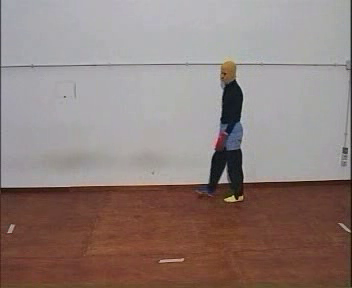
#> input picture frame 59 of 01_background_segmentation/videos/micro-dance.avi, 352 x 288 px
$ jupyter execute 02_frame_differencing.ipynb
#> lines starting #> are read from the running program, lines starting #| are printed output that depends on the picture; after the words box and inside, x2 and y2 are one past the last pixel; in counts of white or black regions, pixels touching at a corner belong together
[cell 1]
import cv2
import sys
import numpy as np

[cell 2]
# Computing background subtraction
def frame_differencing(prev_frame, curr_frame, threshold_value=30):

    # Conversion from color to grayscale
    if len(prev_frame.shape) == 3:
        gray_prev_frame = cv2.cvtColor(prev_frame, cv2.COLOR_BGR2GRAY)
    if len(curr_frame.shape) == 3:
        gray_curr_frame = cv2.cvtColor(curr_frame, cv2.COLOR_BGR2GRAY)

    # Computing the absolute difference between the current frame and the previous frame
    diff = cv2.absdiff(gray_prev_frame, gray_curr_frame)

    # Applying the threshold to the difference image
    _, thresh = cv2.threshold(diff, threshold_value, 255, cv2.THRESH_BINARY)

    return diff, thresh

[cell 3]
# Auxiliary functions
def nothing(x):
    pass

def stack_images_horizontal(images, scale=1.0):
    resized_images = []
    for img in images:
        if len(img.shape) == 2:  # grayscale
            img = cv2.cvtColor(img, cv2.COLOR_GRAY2BGR)
        img = cv2.resize(img, None, fx=scale, fy=scale)
        resized_images.append(img)
    return cv2.hconcat(resized_images)

def stack_images_vertical(images, scale=1.0):
    resized_images = []
    for img in images:
        if len(img.shape) == 2:  # grayscale
            img = cv2.cvtColor(img, cv2.COLOR_GRAY2BGR)
        img = cv2.resize(img, None, fx=scale, fy=scale)
        resized_images.append(img)
    return cv2.vconcat(resized_images)

[cell 4]
# Constants
base_path = "C:\\Users\\gualt\\OneDrive - unige.it\\work\\education\\courses\\multimodal_systems\\2025-2026\\practice_works\\"
video_path = "movement\\01_background_segmentation\\videos\\"
video_name = "micro-dance.avi"
live_input = False

[cell 5]
threshold_value = 30

# Selecting the input source (either a file or a video camera)
if not live_input:
    path = base_path + video_path + video_name
    cap = cv2.VideoCapture(path)
    print(f"Processing file: {path}.")
else:
    cap = cv2.VideoCapture(0)
    print("Processing webcam input.")

# Checking for possible errors
if not cap.isOpened():
    print("Error in opening the video stream.")
    sys.exit()

# Creating the interface for the user
print("Press 'q' to quit the program.")
cv2.namedWindow("Frame differencing")
cv2.createTrackbar("Threshold", "Frame differencing", threshold_value, 255, nothing)

# Initializing previous frame to a black image
gray_blank = np.zeros((480, 640), dtype=np.uint8)
prev_frame = cv2.cvtColor(gray_blank, cv2.COLOR_GRAY2BGR)
#> prev_frame: shape (480, 640, 3); every value is 0

while True:

    # Getting the current frame
    ret, curr_frame = cap.read()
#> curr_frame is the input picture: shape (288, 352, 3); mean B, G, R 122.9, 127.4, 143.6
    if not ret:
        print("End of the video or error in reading a frame.")
        break

    # Resizing them
    curr_frame = cv2.resize(curr_frame, (640, 480))
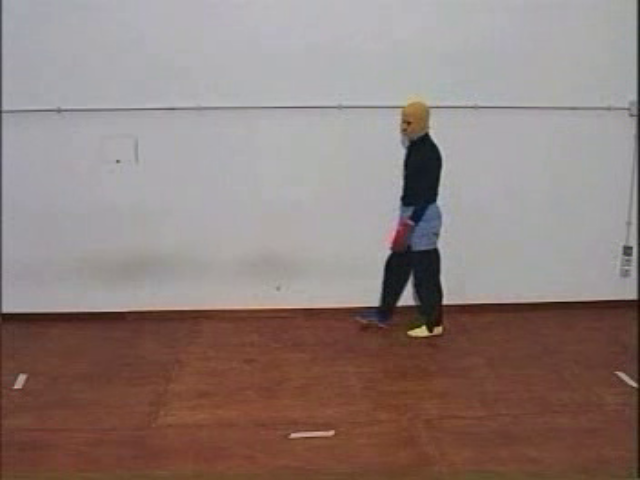
#> curr_frame: shape (480, 640, 3); mean B, G, R 122.8, 127.4, 143.5

    # Getting the value the user set for the threshold and applying frame differencing
    threshold_value = cv2.getTrackbarPos("Threshold", "Frame differencing")
    diff, thresh = frame_differencing(prev_frame, curr_frame, threshold_value)
#> in frame_differencing, `gray_prev_frame = cv2.cvtColor(prev_frame, cv2.COLOR_BGR2GRAY)`: gray_prev_frame: shape (480, 640); every value is 0
#> in frame_differencing, `gray_curr_frame = cv2.cvtColor(curr_frame, cv2.COLOR_BGR2GRAY)`:
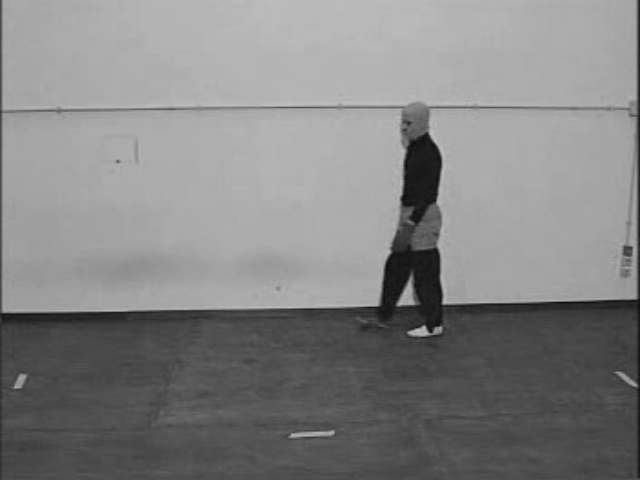
#> gray_curr_frame: shape (480, 640); min 6, max 199, mean 131.7
#> in frame_differencing, `_, thresh = cv2.threshold(diff, threshold_value, 255, cv2.THRESH_BINARY)`:
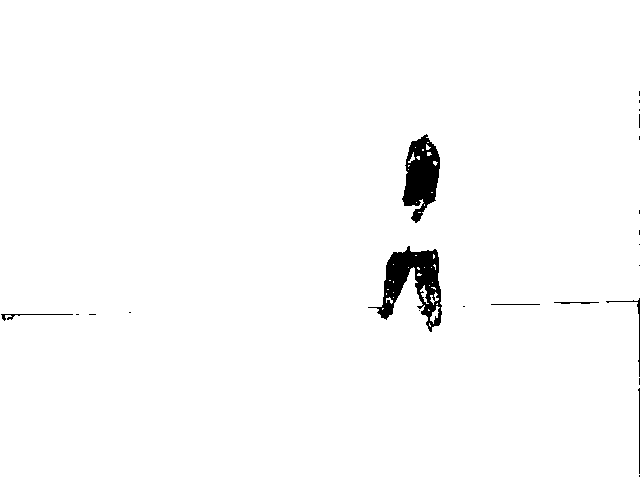
#> thresh: shape (480, 640); 98.3% white; 23 black regions (16 under 20 px), largest, box (x1, y1, x2, y2) and area: (368, 246, 442, 332) 2628, (402, 134, 440, 223) 2040, (606, 298, 640, 377) 133

    # Updating the previous frame
    prev_frame = curr_frame.copy()

    # Preparing visualization
    top_row = stack_images_horizontal([prev_frame, curr_frame], scale=0.5)
#> the loop in stack_images_horizontal, `for img in images:` made 2 passes
#> after the loop in stack_images_horizontal, `for img in images:`: resized_images = 2 items
#> in stack_images_horizontal, `return cv2.hconcat(resized_images)`:
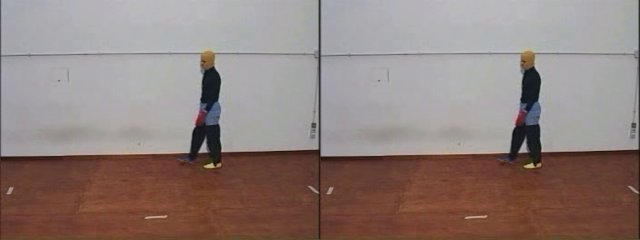
#> returned value: shape (240, 640, 3); mean of channels 0, 1, 2 122.9, 127.5, 143.6; drawn as B, G, R
    bottom_row = stack_images_horizontal([diff, thresh], scale=0.5)
#> call 2 of stack_images_horizontal, with scale = 0.5
#> the loop in stack_images_horizontal (call 2), `for img in images:` made 2 passes
#> in stack_images_horizontal (call 2), `return cv2.hconcat(resized_images)`:
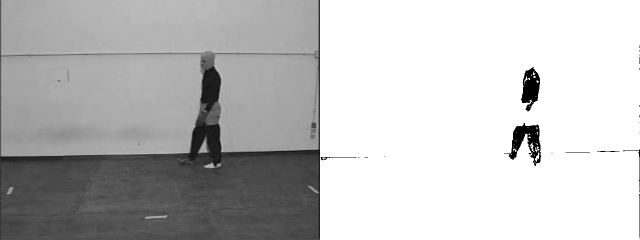
#> returned value: shape (240, 640, 3); min 0, max 255, mean 191.3
    dashboard_img = stack_images_vertical([top_row, bottom_row])
#> the loop in stack_images_vertical, `for img in images:` made 2 passes
#> in stack_images_vertical, `return cv2.vconcat(resized_images)`:
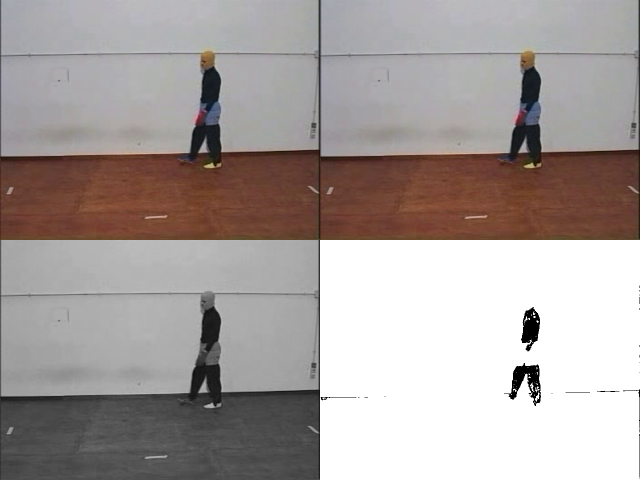
#> returned value: shape (480, 640, 3); mean of channels 0, 1, 2 157.1, 159.4, 167.4; drawn as B, G, R

    # Showing results
    cv2.imshow("Frame differencing", dashboard_img)

    # Checking input from the user to leave the application
    key = cv2.waitKey(30) & 0xFF
#> (key q is pressed here)
    if key == ord('q'):
        print("Quit the program.")
        break

# Closing everything
cap.release()
cv2.destroyAllWindows()

$ run again, starting later in the video
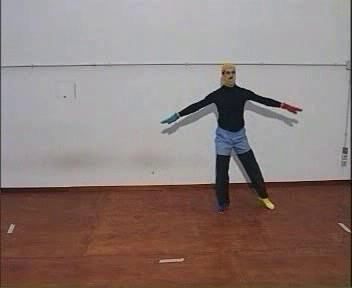
#> input picture frame 265 of 01_background_segmentation/videos/micro-dance.avi, 352 x 288 px
#> prev_frame: shape (480, 640, 3); every value is 0
#> curr_frame is the input picture: shape (288, 352, 3); mean B, G, R 120.7, 124.8, 140.7
#> curr_frame: shape (480, 640, 3)
#> gray_prev_frame: shape (480, 640); every value is 0
#> in frame_differencing, `_, thresh = cv2.threshold(diff, threshold_value, 255, cv2.THRESH_BINARY)`:
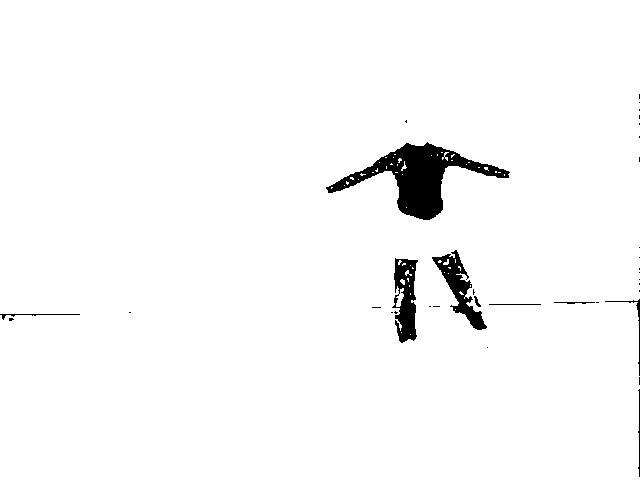
#> thresh: shape (480, 640); 97.4% white; 35 black regions (26 under 20 px), largest, box (x1, y1, x2, y2) and area: (326, 142, 510, 220) 4660, (392, 258, 418, 343) 1380, (432, 250, 487, 330) 1343
#> the loop in stack_images_horizontal, `for img in images:` made 2 passes
#> after the loop in stack_images_horizontal, `for img in images:`: resized_images = 2 items
#> the loop in stack_images_horizontal (call 2), `for img in images:` made 2 passes
#> the loop in stack_images_vertical, `for img in images:` made 2 passes
#> in stack_images_vertical, `return cv2.vconcat(resized_images)`:
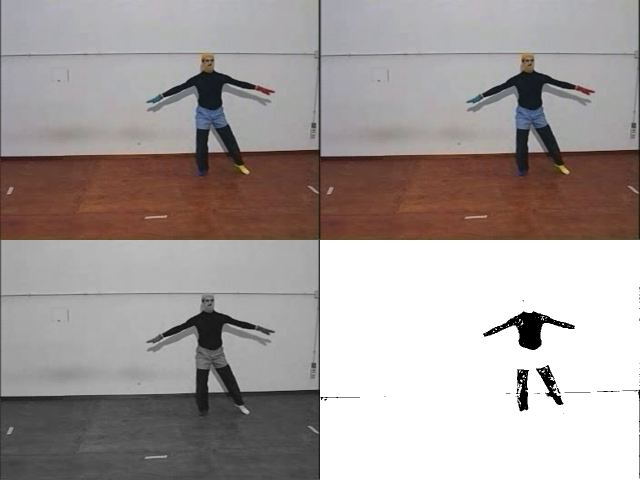
#> returned value: shape (480, 640, 3); mean of channels 0, 1, 2 154.8, 156.8, 164.8; drawn as B, G, R
